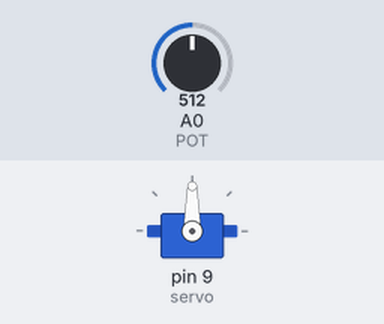
The sketch below on a simulated Arduino Uno, built with avr-gcc and run on an emulated ATmega328P. On the bench: servo. The inputs (shaded band) are chosen by the test bench; at power-on: A0 (POT) = 512.

Above: at 1.2 s.
1.3 s: A0 (POT) set to 716
At 2.5 s:
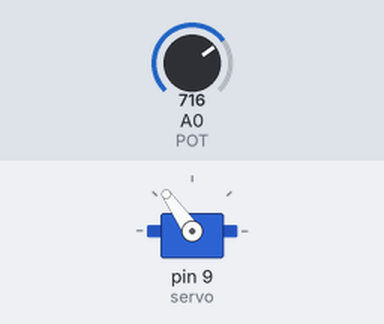
2.8 s: A0 (POT) set to 900
At 3.5 s:
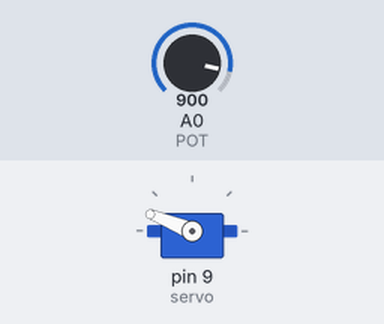
4.3 s: A0 (POT) set to 1023
At 4.9 s:
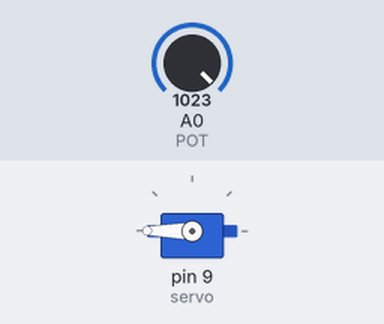
5.8 s: A0 (POT) set to 306
At 7.0 s:
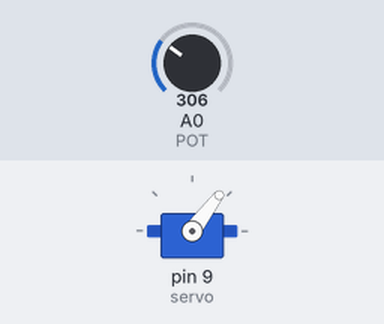
7.3 s: A0 (POT) set to 122
At 8.4 s:
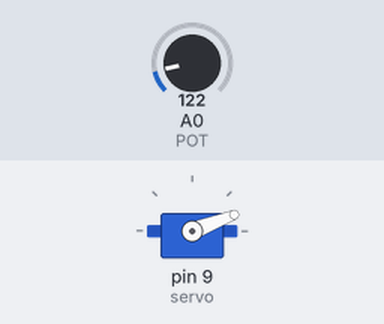
Timing chart, 0 to 9.8 s (numbered marks = the images above; inputs shaded):
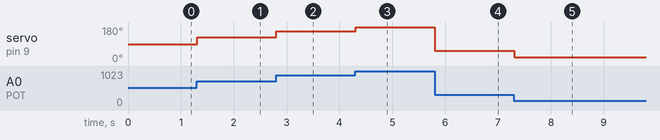

The sketch:

01_servo_potenciometre.ino
```cpp
/*
  SA4 - 01_servo_potenciometre.ino
  Controla la posicio del servo de la BASE del brac (pin 9) amb un
  potenciometre (A0). Llibreria estandard Servo.h.
  Circuit: servo base senyal=9 ; potenciometre cursor=A0.
           Un sol servo: pot anar al 5V de l'Arduino. Amb mes d'un, piles.
  Al taller (pas 0 del MeArm): canvia servo.write(angle) per servo.write(90)
  i connecta els 4 servos un per un per centrar-los abans de muntar.
  Quan: S1 - modelatge
*/

#include <Servo.h>

Servo servo;
const int POT = A0;

void setup() {
  servo.attach(9);     // el servo de la base esta connectat al pin 9
}

void loop() {
  int valor = analogRead(POT);          // 0..1023
  int angle = map(valor, 0, 1023, 0, 180);  // 0..180 graus
  servo.write(angle);
  delay(15);           // petita pausa perque el servo arribi
}
```

Measured:
- after the input at 1.3 s, servo on pin 9 (servo): 90° → 125° at once
- after the input at 2.8 s, servo on pin 9 (servo): 125° → 158° at once
- after the input at 4.3 s, servo on pin 9 (servo): 158° → 180° at once
- after the input at 5.8 s, servo on pin 9 (servo): 180° → 53° at once
- after the input at 7.3 s, servo on pin 9 (servo): 53° → 21° at once
